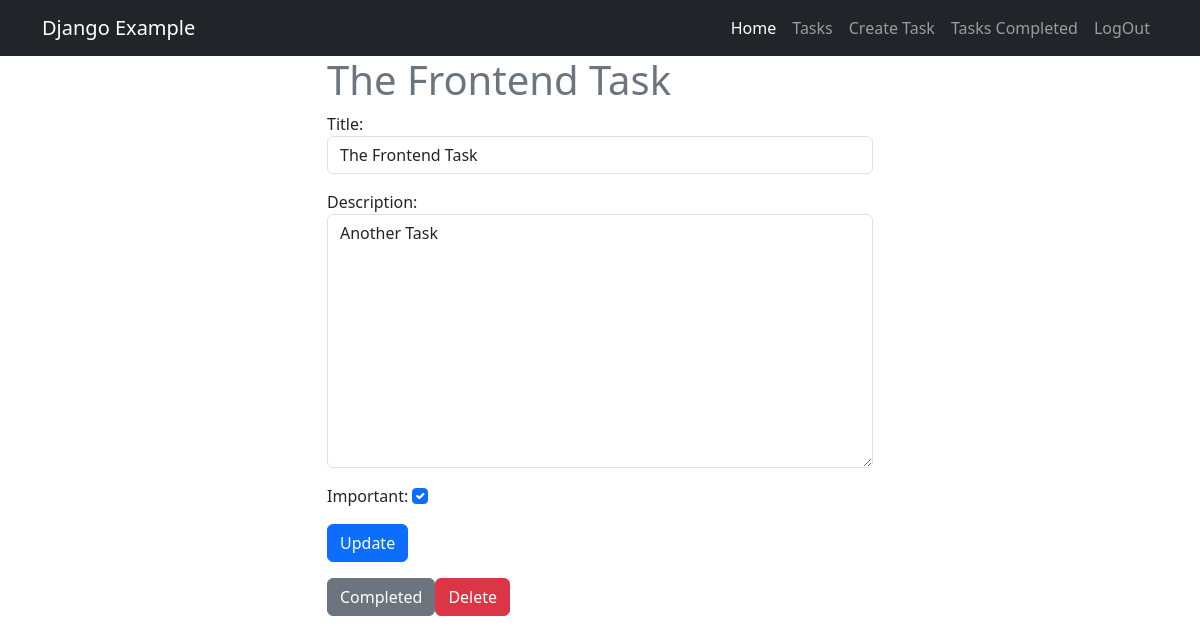
Page /tasks/5/ (signed in) on the earlier database version.
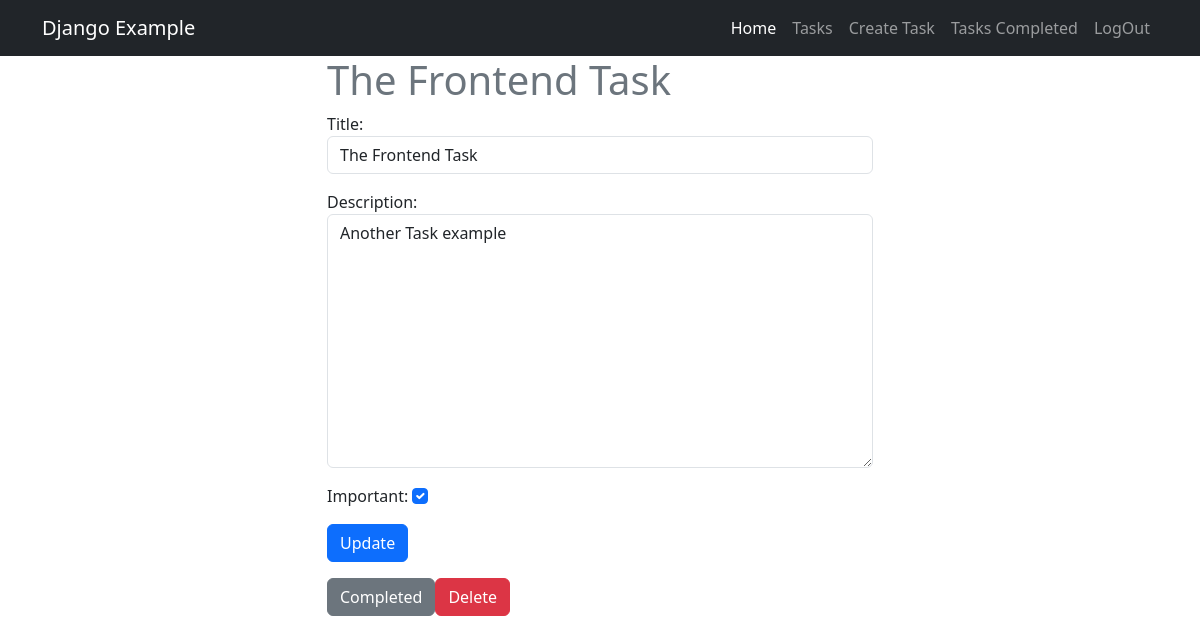
Same page on the later database version.
### tasks/models.py (models this page shows, shortened)
class Task(models.Model):
    title = models.CharField(max_length=200)
    description = models.TextField(blank=True)
    created = models.DateTimeField(auto_now_add=True)
    datecompleted = models.DateTimeField(null=True, blank=True)
    important = models.BooleanField(default=False)
    user = models.ForeignKey(User, on_delete=models.CASCADE)

### tasks/views.py (the view, shortened to what this page needs)
# urls.py: path('tasks/<int:task_id>/', views.task_detail, name='task_detail'),
@login_required
def task_detail(request, task_id):
    if request.method == 'GET':
        task = get_object_or_404(Task, pk=task_id, user=request.user)
        form = TaskForm(instance=task)
        return render(request, 'task_detail.html', {'task': task, 'form': form})

### tasks/forms.py
class TaskForm(forms.ModelForm):
    class Meta:
        model = Task
        fields = ['title', 'description',  'important']
        widgets = {
            'title': forms.TextInput(attrs={'class': 'form-control', 'placeholder': 'Add new task...'}),
            'description': forms.Textarea(attrs={'class': 'form-control', 'placeholder': 'Add description...'}),
            'important': forms.CheckboxInput(attrs={'class': 'form-check-input', 'id': 'important'})
        }

### tasks/templates/task_detail.html (shortened to what this page needs)
{% extends 'base.html' %}
{% load static %}
{% block content %}
<main class="container">
    <div class="row">
        <div class="col-md-6 offset-md-3">
            <h1 class="text-secondary">{{task.title}}</h1>
            <form method="POST">
                {{form.as_p}}
                <button class="btn btn-primary">Update</button>
            </form>
            <div class="mt-3 d-flex ">
                <form action="{% url 'complete_task' task.id%}" method="POST">
                    <button class="btn btn-secondary mr-2">
                        Completed
                    </button>
                </form>
                <button type="button" class="btn btn-danger" data-bs-toggle="modal" data-bs-target="#deleteModal">Delete</button>
            </div>
        </div>
    </div>
</main>
{% endblock %}

Differences in the rows shown:
changed Task "The Frontend Task": description "Another Task" → "Another Task example"
